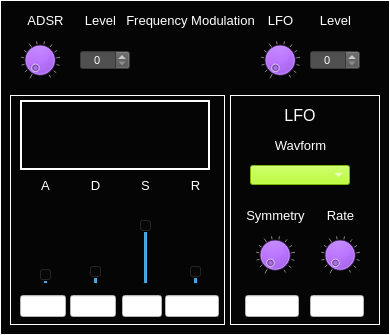
  <widget class="CustomFrame" name="frame_MSOsynth_FreqModulation">
   <property name="geometry">
    <rect>
     <x>410</x>
     <y>380</y>
     <width>390</width>
     <height>335</height>
    </rect>
   </property>
   <property name="styleSheet">
    <string notr="true">background-color: rgb(5, 5, 5);
color: rgb(255, 255, 255);</string>
   </property>
   <property name="frameShape">
    <enum>QFrame::Panel</enum>
   </property>
   <property name="frameShadow">
    <enum>QFrame::Plain</enum>
   </property>
   <property name="midLineWidth">
    <number>1</number>
   </property>
   <widget class="CustomSpinBox" name="spinBox_MSOsynth_FreqModAdsrLevel">
    <property name="geometry">
     <rect>
      <x>80</x>
      <y>50</y>
      <width>50</width>
      <height>20</height>
     </rect>
    </property>
    <property name="font">
     <font>
      <pointsize>8</pointsize>
     </font>
    </property>
    <property name="focusPolicy">
     <enum>Qt::NoFocus</enum>
    </property>
    <property name="styleSheet">
     <string notr="true">background-color: rgb(80,80,80);
color: rgb(255, 255, 255);</string>
    </property>
    <property name="alignment">
     <set>Qt::AlignCenter</set>
    </property>
    <property name="readOnly">
     <bool>false</bool>
    </property>
    <property name="accelerated">
     <bool>true</bool>
    </property>
    <property name="maximum">
     <number>100</number>
    </property>
    <property name="value">
     <number>0</number>
    </property>
   </widget>
   <widget class="QLabel" name="label_399">
    <property name="geometry">
     <rect>
      <x>75</x>
      <y>10</y>
      <width>51</width>
      <height>21</height>
     </rect>
    </property>
    <property name="font">
     <font>
      <pointsize>10</pointsize>
     </font>
    </property>
    <property name="styleSheet">
     <string notr="true">color: rgb(255, 255, 255);</string>
    </property>
    <property name="text">
     <string>Level</string>
    </property>
    <property name="alignment">
     <set>Qt::AlignCenter</set>
    </property>
   </widget>
   <widget class="QLabel" name="label_400">
    <property name="geometry">
     <rect>
      <x>20</x>
      <y>10</y>
      <width>51</width>
      <height>21</height>
     </rect>
    </property>
    <property name="font">
     <font>
      <pointsize>10</pointsize>
     </font>
    </property>
    <property name="styleSheet">
     <string notr="true">color: rgb(255, 255, 255);</string>
    </property>
    <property name="text">
     <string>ADSR</string>
    </property>
    <property name="alignment">
     <set>Qt::AlignCenter</set>
    </property>
   </widget>
   <widget class="CustomDial" name="dial_MSOsynth_FreqModAdsrLevel">
    <property name="geometry">
     <rect>
      <x>20</x>
      <y>40</y>
      <width>40</width>
      <height>40</height>
     </rect>
    </property>
    <property name="focusPolicy">
     <enum>Qt::NoFocus</enum>
    </property>
    <property name="styleSheet">
     <string notr="true">background-color: rgb(170, 85, 255);</string>
    </property>
    <property name="maximum">
     <number>100</number>
    </property>
    <property name="value">
     <number>0</number>
    </property>
    <property name="wrapping">
     <bool>false</bool>
    </property>
    <property name="notchTarget">
     <double>8.000000000000000</double>
    </property>
    <property name="notchesVisible">
     <bool>true</bool>
    </property>
   </widget>
   <widget class="CustomFrame" name="frame_PADsynth_FreqModADSR">
    <property name="geometry">
     <rect>
      <x>10</x>
      <y>95</y>
      <width>215</width>
      <height>230</height>
     </rect>
    </property>
    <property name="styleSheet">
     <string notr="true">background-color: rgb(5, 5, 5);
color: rgb(255, 255, 255);</string>
    </property>
    <property name="frameShape">
     <enum>QFrame::Panel</enum>
    </property>
    <property name="frameShadow">
     <enum>QFrame::Plain</enum>
    </property>
    <property name="lineWidth">
     <number>1</number>
    </property>
    <property name="midLineWidth">
     <number>1</number>
    </property>
    <widget class="QLabel" name="label_Osc1HarmonyLevel_19">
     <property name="geometry">
      <rect>
       <x>20</x>
       <y>80</y>
       <width>31</width>
       <height>21</height>
      </rect>
     </property>
     <property name="font">
      <font>
       <pointsize>10</pointsize>
      </font>
     </property>
     <property name="styleSheet">
      <string notr="true">color: rgb(255, 255, 255);</string>
     </property>
     <property name="text">
      <string>A</string>
     </property>
     <property name="alignment">
      <set>Qt::AlignCenter</set>
     </property>
    </widget>
    <widget class="CustomVerticalSlider" name="verticalSlider_MSOsynth_FreqModAdsrA">
     <property name="geometry">
      <rect>
       <x>25</x>
       <y>110</y>
       <width>22</width>
       <height>80</height>
      </rect>
     </property>
     <property name="maximum">
      <number>100</number>
     </property>
     <property name="value">
      <number>5</number>
     </property>
     <property name="orientation">
      <enum>Qt::Vertical</enum>
     </property>
     <property name="tickPosition">
      <enum>QSlider::NoTicks</enum>
     </property>
     <property name="tickInterval">
      <number>10</number>
     </property>
    </widget>
    <widget class="CustomVerticalSlider" name="verticalSlider_MSOsynth_FreqModAdsrD">
     <property name="geometry">
      <rect>
       <x>75</x>
       <y>110</y>
       <width>22</width>
       <height>80</height>
      </rect>
     </property>
     <property name="maximum">
      <number>100</number>
     </property>
     <property name="value">
      <number>10</number>
     </property>
     <property name="orientation">
      <enum>Qt::Vertical</enum>
     </property>
     <property name="tickPosition">
      <enum>QSlider::NoTicks</enum>
     </property>
     <property name="tickInterval">
      <number>10</number>
     </property>
    </widget>
    <widget class="CustomVerticalSlider" name="verticalSlider_MSOsynth_FreqModAdsrS">
     <property name="geometry">
      <rect>
       <x>125</x>
       <y>110</y>
       <width>22</width>
       <height>80</height>
      </rect>
     </property>
     <property name="maximum">
      <number>100</number>
     </property>
     <property name="value">
      <number>80</number>
     </property>
     <property name="orientation">
      <enum>Qt::Vertical</enum>
     </property>
     <property name="tickPosition">
      <enum>QSlider::NoTicks</enum>
     </property>
     <property name="tickInterval">
      <number>10</number>
     </property>
    </widget>
    <widget class="CustomVerticalSlider" name="verticalSlider_MSOsynth_FreqModAdsrR">
     <property name="geometry">
      <rect>
       <x>175</x>
       <y>110</y>
       <width>22</width>
       <height>80</height>
      </rect>
     </property>
     <property name="maximum">
      <number>100</number>
     </property>
     <property name="value">
      <number>10</number>
     </property>
     <property name="orientation">
      <enum>Qt::Vertical</enum>
     </property>
     <property name="tickPosition">
      <enum>QSlider::NoTicks</enum>
     </property>
     <property name="tickInterval">
      <number>10</number>
     </property>
    </widget>
    <widget class="QLabel" name="label_Osc1HarmonyLevel_20">
     <property name="geometry">
      <rect>
       <x>70</x>
       <y>80</y>
       <width>31</width>
       <height>21</height>
      </rect>
     </property>
     <property name="font">
      <font>
       <pointsize>10</pointsize>
      </font>
     </property>
     <property name="styleSheet">
      <string notr="true">color: rgb(255, 255, 255);</string>
     </property>
     <property name="text">
      <string>D</string>
     </property>
     <property name="alignment">
      <set>Qt::AlignCenter</set>
     </property>
    </widget>
    <widget class="QLabel" name="label_AdsrS_4">
     <property name="geometry">
      <rect>
       <x>120</x>
       <y>80</y>
       <width>31</width>
       <height>21</height>
      </rect>
     </property>
     <property name="font">
      <font>
       <pointsize>10</pointsize>
      </font>
     </property>
     <property name="styleSheet">
      <string notr="true">color: rgb(255, 255, 255);</string>
     </property>
     <property name="text">
      <string>S</string>
     </property>
     <property name="alignment">
      <set>Qt::AlignCenter</set>
     </property>
    </widget>
    <widget class="QLabel" name="label_Osc1HarmonyLevel_21">
     <property name="geometry">
      <rect>
       <x>170</x>
       <y>80</y>
       <width>31</width>
       <height>21</height>
      </rect>
     </property>
     <property name="font">
      <font>
       <pointsize>10</pointsize>
      </font>
     </property>
     <property name="styleSheet">
      <string notr="true">color: rgb(255, 255, 255);</string>
     </property>
     <property name="text">
      <string>R</string>
     </property>
     <property name="alignment">
      <set>Qt::AlignCenter</set>
     </property>
    </widget>
    <widget class="QLineEdit" name="lineEdit_MSOsynth_FreqModAdsrA">
     <property name="geometry">
      <rect>
       <x>10</x>
       <y>200</y>
       <width>46</width>
       <height>22</height>
      </rect>
     </property>
     <property name="styleSheet">
      <string notr="true">background-color: rgb(255, 255, 255);
color: rgb(0, 0, 0);</string>
     </property>
     <property name="alignment">
      <set>Qt::AlignCenter</set>
     </property>
     <property name="readOnly">
      <bool>true</bool>
     </property>
    </widget>
    <widget class="QLineEdit" name="lineEdit_MOSsynth_FreqAmpAdsrD">
     <property name="geometry">
      <rect>
       <x>60</x>
       <y>200</y>
       <width>46</width>
       <height>22</height>
      </rect>
     </property>
     <property name="styleSheet">
      <string notr="true">background-color: rgb(255, 255, 255);
color: rgb(0, 0, 0);</string>
     </property>
     <property name="alignment">
      <set>Qt::AlignCenter</set>
     </property>
     <property name="readOnly">
      <bool>true</bool>
     </property>
    </widget>
    <widget class="QLineEdit" name="lineEdit_MSOsynth_FreqModAdsrS">
     <property name="geometry">
      <rect>
       <x>112</x>
       <y>200</y>
       <width>40</width>
       <height>22</height>
      </rect>
     </property>
     <property name="styleSheet">
      <string notr="true">background-color: rgb(255, 255, 255);
color: rgb(0, 0, 0);</string>
     </property>
     <property name="alignment">
      <set>Qt::AlignCenter</set>
     </property>
     <property name="readOnly">
      <bool>true</bool>
     </property>
    </widget>
    <widget class="QLineEdit" name="lineEdit_MSOsynth_FreqModAdsrR">
     <property name="geometry">
      <rect>
       <x>155</x>
       <y>200</y>
       <width>54</width>
       <height>22</height>
      </rect>
     </property>
     <property name="styleSheet">
      <string notr="true">background-color: rgb(255, 255, 255);
color: rgb(0, 0, 0);</string>
     </property>
     <property name="alignment">
      <set>Qt::AlignCenter</set>
     </property>
     <property name="readOnly">
      <bool>true</bool>
     </property>
    </widget>
    <widget class="QFrame" name="frame_MSOsynth_FreqModAdsrPlotFrame">
     <property name="geometry">
      <rect>
       <x>10</x>
       <y>5</y>
       <width>190</width>
       <height>70</height>
      </rect>
     </property>
     <property name="styleSheet">
      <string notr="true">background-color: rgb(5, 5, 5);
color: rgb(255, 255, 255);</string>
     </property>
     <property name="frameShape">
      <enum>QFrame::Panel</enum>
     </property>
     <property name="frameShadow">
      <enum>QFrame::Plain</enum>
     </property>
     <property name="lineWidth">
      <number>2</number>
     </property>
     <widget class="QCustomPlot" name="widget_MSOsynth_FreqModADSRplot" native="true">
      <property name="geometry">
       <rect>
        <x>10</x>
        <y>10</y>
        <width>165</width>
        <height>50</height>
       </rect>
      </property>
      <property name="sizePolicy">
       <sizepolicy hsizetype="Fixed" vsizetype="Fixed">
        <horstretch>0</horstretch>
        <verstretch>0</verstretch>
       </sizepolicy>
      </property>
      <property name="maximumSize">
       <size>
        <width>165</width>
        <height>50</height>
       </size>
      </property>
     </widget>
    </widget>
   </widget>
   <widget class="CustomFrame" name="frame_MSOsynth_FreqModLFO">
    <property name="geometry">
     <rect>
      <x>230</x>
      <y>95</y>
      <width>150</width>
      <height>230</height>
     </rect>
    </property>
    <property name="styleSheet">
     <string notr="true">background-color: rgb(5, 5, 5);
color: rgb(255, 255, 255);</string>
    </property>
    <property name="frameShape">
     <enum>QFrame::Panel</enum>
    </property>
    <property name="frameShadow">
     <enum>QFrame::Plain</enum>
    </property>
    <property name="lineWidth">
     <number>1</number>
    </property>
    <property name="midLineWidth">
     <number>1</number>
    </property>
    <widget class="QLabel" name="label_LFOtitle_9">
     <property name="geometry">
      <rect>
       <x>30</x>
       <y>10</y>
       <width>80</width>
       <height>20</height>
      </rect>
     </property>
     <property name="font">
      <font>
       <pointsize>12</pointsize>
      </font>
     </property>
     <property name="styleSheet">
      <string notr="true">color: rgb(255, 255, 255);</string>
     </property>
     <property name="text">
      <string>LFO</string>
     </property>
     <property name="alignment">
      <set>Qt::AlignCenter</set>
     </property>
    </widget>
    <widget class="QLineEdit" name="lineEdit_MSOsynth_FreqModLFOrate">
     <property name="geometry">
      <rect>
       <x>80</x>
       <y>200</y>
       <width>54</width>
       <height>22</height>
      </rect>
     </property>
     <property name="styleSheet">
      <string notr="true">background-color: rgb(255, 255, 255);
color: rgb(0, 0, 0);</string>
     </property>
     <property name="alignment">
      <set>Qt::AlignCenter</set>
     </property>
     <property name="readOnly">
      <bool>true</bool>
     </property>
    </widget>
    <widget class="QLabel" name="label_210">
     <property name="geometry">
      <rect>
       <x>40</x>
       <y>40</y>
       <width>61</width>
       <height>21</height>
      </rect>
     </property>
     <property name="font">
      <font>
       <pointsize>10</pointsize>
      </font>
     </property>
     <property name="styleSheet">
      <string notr="true">color: rgb(255, 255, 255);</string>
     </property>
     <property name="text">
      <string>Wavform</string>
     </property>
     <property name="alignment">
      <set>Qt::AlignCenter</set>
     </property>
    </widget>
    <widget class="CustomDial" name="dial_MSOsynth_FreqModLFOsymmetry">
     <property name="geometry">
      <rect>
       <x>25</x>
       <y>140</y>
       <width>40</width>
       <height>40</height>
      </rect>
     </property>
     <property name="focusPolicy">
      <enum>Qt::NoFocus</enum>
     </property>
     <property name="styleSheet">
      <string notr="true">background-color: rgb(170, 85, 255);</string>
     </property>
     <property name="maximum">
      <number>100</number>
     </property>
     <property name="value">
      <number>0</number>
     </property>
     <property name="wrapping">
      <bool>false</bool>
     </property>
     <property name="notchTarget">
      <double>8.000000000000000</double>
     </property>
     <property name="notchesVisible">
      <bool>true</bool>
     </property>
    </widget>
    <widget class="CustomComboBox" name="comboBox_MSOsynth_FreqModLFOwaveform">
     <property name="geometry">
      <rect>
       <x>20</x>
       <y>70</y>
       <width>100</width>
       <height>20</height>
      </rect>
     </property>
     <property name="font">
      <font>
       <pointsize>8</pointsize>
      </font>
     </property>
     <property name="focusPolicy">
      <enum>Qt::NoFocus</enum>
     </property>
     <property name="styleSheet">
      <string notr="true">selection-background-color: rgb(255, 0, 0);
border-color: rgb(0, 0, 0);
background-color: rgb(170, 255, 0);
</string>
     </property>
     <property name="currentText">
      <string/>
     </property>
     <property name="currentIndex">
      <number>-1</number>
     </property>
     <property name="maxVisibleItems">
      <number>4</number>
     </property>
    </widget>
    <widget class="CustomDial" name="dial_MSOsynth_FreqModLFOrate">
     <property name="geometry">
      <rect>
       <x>90</x>
       <y>140</y>
       <width>40</width>
       <height>40</height>
      </rect>
     </property>
     <property name="focusPolicy">
      <enum>Qt::NoFocus</enum>
     </property>
     <property name="styleSheet">
      <string notr="true">background-color: rgb(170, 85, 255);</string>
     </property>
     <property name="maximum">
      <number>100</number>
     </property>
     <property name="value">
      <number>0</number>
     </property>
     <property name="wrapping">
      <bool>false</bool>
     </property>
     <property name="notchTarget">
      <double>8.000000000000000</double>
     </property>
     <property name="notchesVisible">
      <bool>true</bool>
     </property>
    </widget>
    <widget class="QLabel" name="label_211">
     <property name="geometry">
      <rect>
       <x>5</x>
       <y>110</y>
       <width>81</width>
       <height>21</height>
      </rect>
     </property>
     <property name="font">
      <font>
       <pointsize>10</pointsize>
      </font>
     </property>
     <property name="styleSheet">
      <string notr="true">color: rgb(255, 255, 255);</string>
     </property>
     <property name="text">
      <string>Symmetry</string>
     </property>
     <property name="alignment">
      <set>Qt::AlignCenter</set>
     </property>
    </widget>
    <widget class="QLabel" name="label_212">
     <property name="geometry">
      <rect>
       <x>90</x>
       <y>110</y>
       <width>41</width>
       <height>21</height>
      </rect>
     </property>
     <property name="font">
      <font>
       <pointsize>10</pointsize>
      </font>
     </property>
     <property name="styleSheet">
      <string notr="true">color: rgb(255, 255, 255);</string>
     </property>
     <property name="text">
      <string>Rate</string>
     </property>
     <property name="alignment">
      <set>Qt::AlignCenter</set>
     </property>
    </widget>
    <widget class="QLineEdit" name="lineEdit_MSOsynth_FreqModLFOsymmetry">
     <property name="geometry">
      <rect>
       <x>15</x>
       <y>200</y>
       <width>54</width>
       <height>22</height>
      </rect>
     </property>
     <property name="styleSheet">
      <string notr="true">background-color: rgb(255, 255, 255);
color: rgb(0, 0, 0);</string>
     </property>
     <property name="alignment">
      <set>Qt::AlignCenter</set>
     </property>
     <property name="readOnly">
      <bool>true</bool>
     </property>
    </widget>
   </widget>
   <widget class="CustomDial" name="dial_MSOsynth_FreqModLFOLevel">
    <property name="geometry">
     <rect>
      <x>260</x>
      <y>40</y>
      <width>40</width>
      <height>40</height>
     </rect>
    </property>
    <property name="focusPolicy">
     <enum>Qt::NoFocus</enum>
    </property>
    <property name="styleSheet">
     <string notr="true">background-color: rgb(170, 85, 255);</string>
    </property>
    <property name="maximum">
     <number>100</number>
    </property>
    <property name="value">
     <number>0</number>
    </property>
    <property name="wrapping">
     <bool>false</bool>
    </property>
    <property name="notchTarget">
     <double>8.000000000000000</double>
    </property>
    <property name="notchesVisible">
     <bool>true</bool>
    </property>
   </widget>
   <widget class="QLabel" name="label_401">
    <property name="geometry">
     <rect>
      <x>310</x>
      <y>10</y>
      <width>51</width>
      <height>21</height>
     </rect>
    </property>
    <property name="font">
     <font>
      <pointsize>10</pointsize>
     </font>
    </property>
    <property name="styleSheet">
     <string notr="true">color: rgb(255, 255, 255);</string>
    </property>
    <property name="text">
     <string>Level</string>
    </property>
    <property name="alignment">
     <set>Qt::AlignCenter</set>
    </property>
   </widget>
   <widget class="CustomSpinBox" name="spinBox_MSOsynth_FreqModLfoLevel">
    <property name="geometry">
     <rect>
      <x>310</x>
      <y>50</y>
      <width>50</width>
      <height>20</height>
     </rect>
    </property>
    <property name="font">
     <font>
      <pointsize>8</pointsize>
     </font>
    </property>
    <property name="focusPolicy">
     <enum>Qt::NoFocus</enum>
    </property>
    <property name="styleSheet">
     <string notr="true">background-color: rgb(80,80,80);
color: rgb(255, 255, 255);</string>
    </property>
    <property name="alignment">
     <set>Qt::AlignCenter</set>
    </property>
    <property name="readOnly">
     <bool>false</bool>
    </property>
    <property name="accelerated">
     <bool>true</bool>
    </property>
    <property name="maximum">
     <number>100</number>
    </property>
    <property name="value">
     <number>0</number>
    </property>
   </widget>
   <widget class="QLabel" name="label_402">
    <property name="geometry">
     <rect>
      <x>255</x>
      <y>10</y>
      <width>51</width>
      <height>21</height>
     </rect>
    </property>
    <property name="font">
     <font>
      <pointsize>10</pointsize>
     </font>
    </property>
    <property name="styleSheet">
     <string notr="true">color: rgb(255, 255, 255);</string>
    </property>
    <property name="text">
     <string>LFO</string>
    </property>
    <property name="alignment">
     <set>Qt::AlignCenter</set>
    </property>
   </widget>
   <widget class="QLabel" name="label_403">
    <property name="geometry">
     <rect>
      <x>115</x>
      <y>10</y>
      <width>151</width>
      <height>20</height>
     </rect>
    </property>
    <property name="font">
     <font>
      <pointsize>10</pointsize>
     </font>
    </property>
    <property name="styleSheet">
     <string notr="true">color: rgb(255, 255, 255);</string>
    </property>
    <property name="text">
     <string>Frequency Modulation</string>
    </property>
    <property name="alignment">
     <set>Qt::AlignCenter</set>
    </property>
   </widget>
  </widget>
